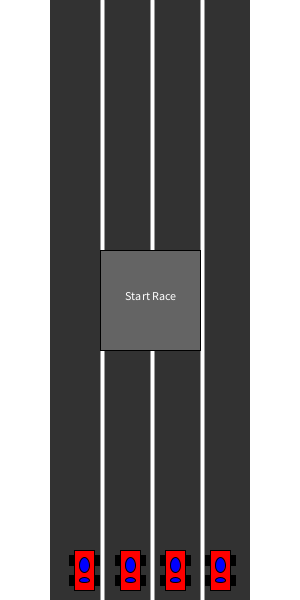
Frame 1 (no input)
Frame 60 (the mouse pressed at the canvas centre just before this capture): identical to frame 1, image omitted
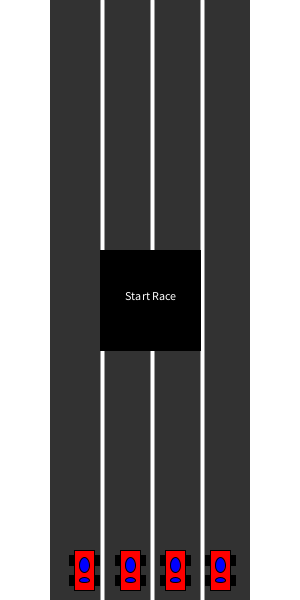
Frame 120 (the mouse held since frame 60 and released just before this capture)

The Processing sketch that drew these frames (run headless with seeded random() and noise(); from frame 60 on, the mouse is pressed at the canvas centre):

// Processing sketch: Tut3
// ── Tut3.pde
int car1Position = 550;
int car2Position = 550;
int car3Position = 550;
int car4Position = 550;
boolean finished = false;
boolean start = false;
boolean lights = false;
String result;
int countDown = 0;
void setup(){
   size(300, 600); 
   smooth();
}

void race(){
  if(finished == false){
    car1Position = car1Position - int(random(1.0,3.0));
    car2Position = car2Position - int(random(1.0,3.0));
    car3Position = car1Position - int(random(1.0,3.0));
    car4Position = car2Position - int(random(1.0,3.0));
    if (car1Position <= 20 ){
       finished = true;
       result = "Car 1 has won!";
    }else if (car2Position <= 20){
       result = "Car 2 has won!";
       finished = true; 
    }else if (car3Position <= 20){
       result = "Car 3 has won!";
       finished = true; 
    }else if (car4Position <= 20){
       result = "Car 4 has won!";
       finished = true; 
    }
  }else{
     fill(255,0,0);
     text(result,5,15); 
  }
}

boolean mouseInBox(){
  if(mouseX < width/2 + 50 && mouseX > width/2 -50 &&
     mouseY < height/2 + 50 && mouseY > height/2 - 50){
       return true;
    }
    return false;
}

void mouseClicked(){
  if(mouseInBox()){
    start = true;
  }
}
void lightsOut(){
  
  if(countDown < 30){
    fill(255, 0, 0);
    rect(250, 250, 50, 50);
  } else if (countDown < 60){
    fill(255, 0, 0);
    rect(250, 250, 50, 50);
    fill(255, 255, 0);
    rect(250, 300, 50, 50);
  } else if (countDown < 90){
    fill(255, 0, 0);
    rect(250, 250, 50, 50);
    fill(255, 255, 0);
    rect(250, 300, 50, 50);
    fill(0, 255, 0);
    rect(250, 350, 50, 50);
  } else if(countDown < 120){
     lights = true; 
  }
  
  countDown++;
}

void drawBox(){
  rectMode(CENTER);
  fill(100);
  if(mouseInBox()){
    fill(0);
  }
  rect(width/2, height/2, 100, 100);
  fill(255);
  
  text("Start Race", width/2 - 25, height/2);
  
  
}


void draw(){
  background(255);
  
  rectMode(CORNER);
    drawRoad();
    drawCar(120,car2Position);
    drawCar(165,car3Position);
    drawCar(210,car4Position);
    drawCar(74, car1Position);
    
   if(start == true){
     lightsOut(); 
   }
  
  if(lights == false){
    drawBox();
  }
  
  
  
  if(lights == true){
    
    race();
  }
  
}

void drawRoad(){
  fill(50);
  noStroke();
  rect(50, 0, 200,600);
  stroke(255);
  strokeWeight(4);
  line(152,0,152,600);
  line(102, 0, 102, 600);
  line(202, 0, 202, 600);
}
void drawCar(int x, int y){
  stroke(0);
  strokeWeight(1);
  fill(0);
  rect(x-5, y+5, 30, 10);
  rect(x-5, y+25, 30, 10);
  fill(255,0,0);
  rect(x, y, 20, 40);
  fill(0,0,255);
  ellipse(x+10, y+30,10,5);
  ellipse(x+10, y+15,10,15);  
}
